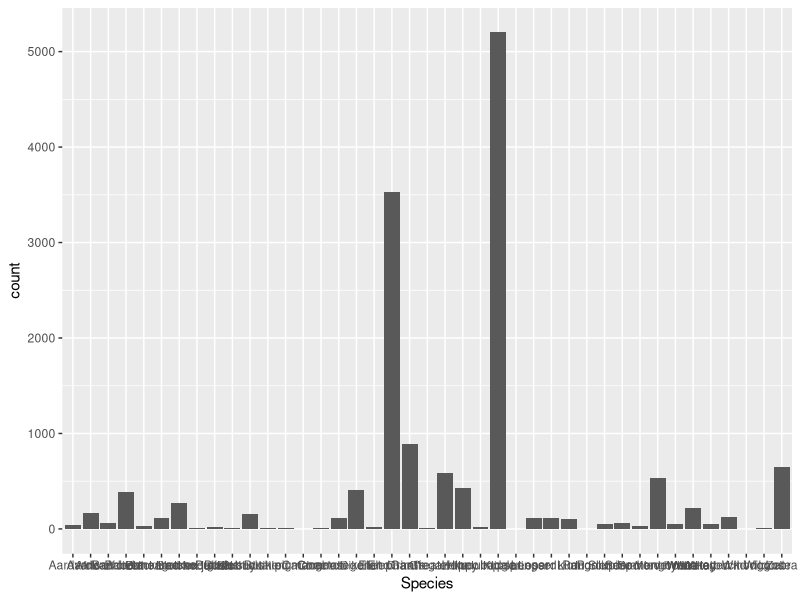
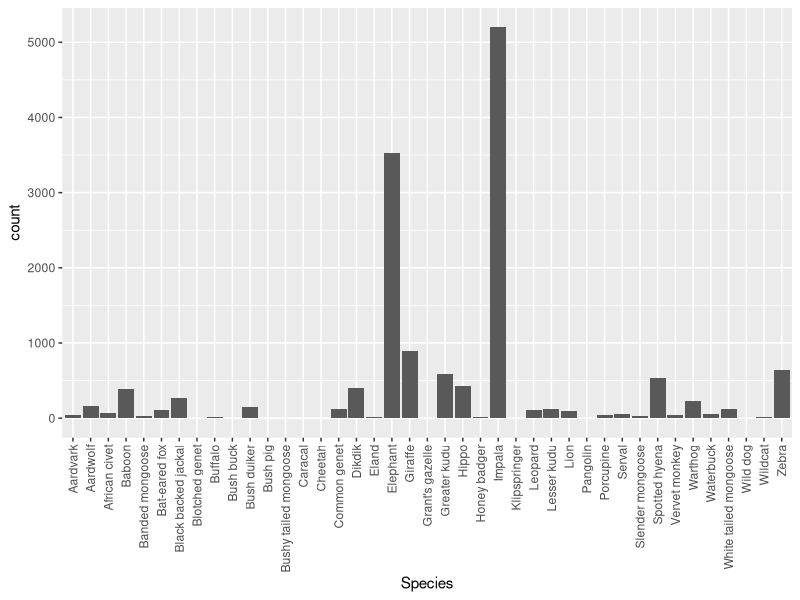
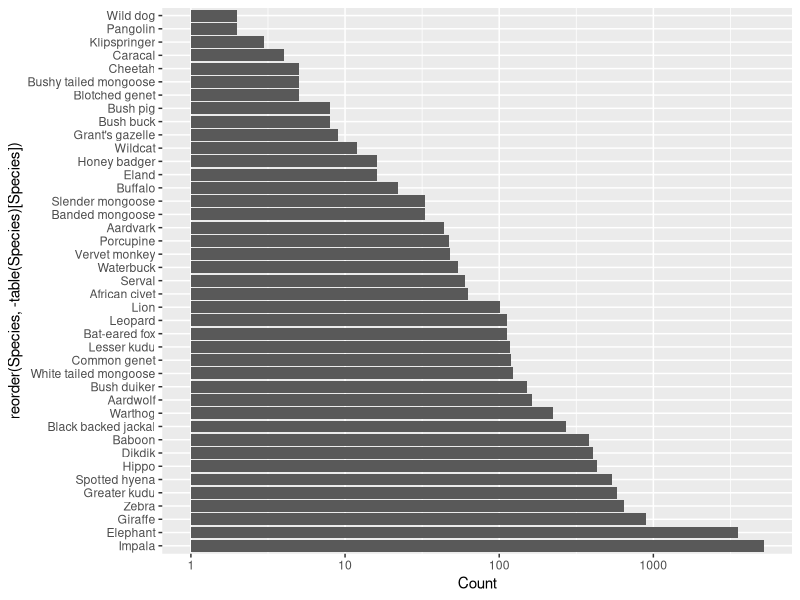
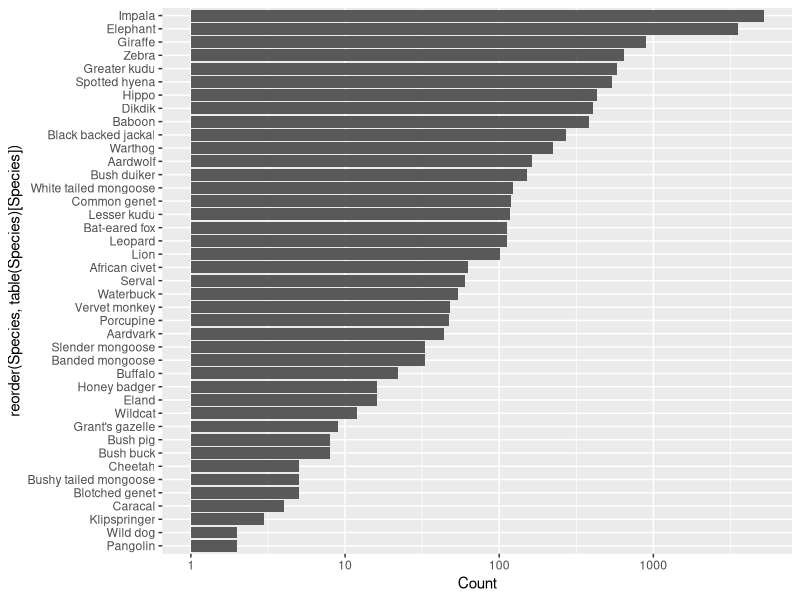

Write R code to recreate these figures, in order.
#### 
# Emily Volk
# Computational Biology, Spring 2012 
# April 22, 2019 
# Lab 12: Adjusting some ggplot2 barplot examples 
#### 

library(ggplot2)

## Problem 1: A bar plot in ggplot() 
# Code using ggplot() that makes the following plot based upon the Cusack et al. data, which you likely already downloaded for lab 09.

d <- read.csv("data/Cusack_et_al/Cusack_et_al_random_versus_trail_camera_trap_data_Ruaha_2013_14.csv")

# Inspect data 
names(d)
str(d)
summary(d)

# Generate vertical (to start) barplot of species counts, with species on the x-axis
barplot1 <- ggplot(d, aes(x=Species)) + geom_bar()

barplot1

## Problem 2: Rotate the axis tick labels 
# Rotate x-axis labels for clarity 
barplot1 <- barplot1 + theme(axis.text.x = element_text(angle=90, hjust=1, vjust = .5))

barplot1
# Great! 

## Problem 3: A different orientation, scaling, and sorting 
# Suppose you decided that you'd like to flip the axes, sort the species from least to most abundant in the plot, and also transform the count axis to be logarithmic so that you can see the smaller count values more easily. In other words, figure out how to make the following plot:
install.packages("RColorBrewer")
library(RColorBrewer)
quartz()
ggplot(d, aes(x=reorder(Species, -table(Species)[Species])), fill=Species) + 
    geom_bar() + 
    theme(legend.position="none") + 
    labs(y = "Count") + 
    coord_flip() + 
    scale_y_log10() 

# Order from greatest to least: 
ggplot(d, aes(x=reorder(Species, table(Species)[Species]))) + 
    geom_bar() + 
    theme(legend.position="none") + 
    labs(y = "Count") + 
    coord_flip() + 
    scale_y_log10()

    